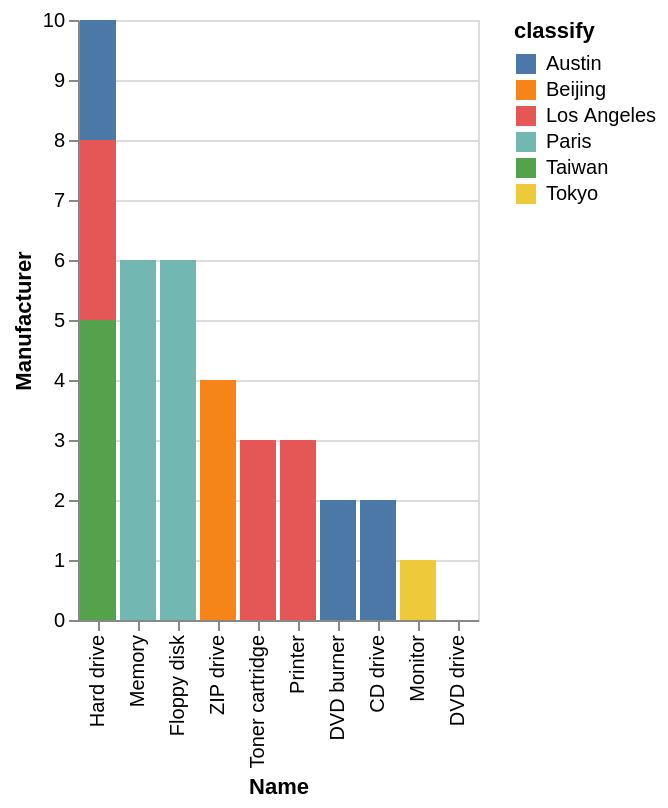

Describe this chart as a Vega-Lite specification.
### Vega-Lite specification from a JSON file in a GitHub repository (floating-point values rounded to 4 significant figures)
{"data": {"values": [{"x_data": "Memory", "y_data": 0, "classify": "Austin"}, {"x_data": "Floppy disk", "y_data": 0, "classify": "Austin"}, {"x_data": "Hard drive", "y_data": 2, "classify": "Austin"}, {"x_data": "DVD drive", "y_data": 0, "classify": "Austin"}, {"x_data": "ZIP drive", "y_data": 0, "classify": "Austin"}, {"x_data": "Toner cartridge", "y_data": 0, "classify": "Austin"}, {"x_data": "Printer", "y_data": 0, "classify": "Austin"}, {"x_data": "DVD burner", "y_data": 2, "classify": "Austin"}, {"x_data": "CD drive", "y_data": 2, "classify": "Austin"}, {"x_data": "Monitor", "y_data": 0, "classify": "Austin"}, {"x_data": "Memory", "y_data": 0, "classify": "Beijing"}, {"x_data": "Floppy disk", "y_data": 0, "classify": "Beijing"}, {"x_data": "Hard drive", "y_data": 0, "classify": "Beijing"}, {"x_data": "DVD drive", "y_data": 0, "classify": "Beijing"}, {"x_data": "ZIP drive", "y_data": 4, "classify": "Beijing"}, {"x_data": "Toner cartridge", "y_data": 0, "classify": "Beijing"}, {"x_data": "Printer", "y_data": 0, "classify": "Beijing"}, {"x_data": "DVD burner", "y_data": 0, "classify": "Beijing"}, {"x_data": "CD drive", "y_data": 0, "classify": "Beijing"}, {"x_data": "Monitor", "y_data": 0, "classify": "Beijing"}, {"x_data": "Memory", "y_data": 0, "classify": "Los Angeles"}, {"x_data": "Floppy disk", "y_data": 0, "classify": "Los Angeles"}, {"x_data": "Hard drive", "y_data": 3, "classify": "Los Angeles"}, {"x_data": "DVD drive", "y_data": 0, "classify": "Los Angeles"}, {"x_data": "ZIP drive", "y_data": 0, "classify": "Los Angeles"}, {"x_data": "Toner cartridge", "y_data": 3, "classify": "Los Angeles"}, {"x_data": "Printer", "y_data": 3, "classify": "Los Angeles"}, {"x_data": "DVD burner", "y_data": 0, "classify": "Los Angeles"}, {"x_data": "CD drive", "y_data": 0, "classify": "Los Angeles"}, {"x_data": "Monitor", "y_data": 0, "classify": "Los Angeles"}, {"x_data": "Memory", "y_data": 6, "classify": "Paris"}, {"x_data": "Floppy disk", "y_data": 6, "classify": "Paris"}, {"x_data": "Hard drive", "y_data": 0, "classify": "Paris"}, {"x_data": "DVD drive", "y_data": 0, "classify": "Paris"}, {"x_data": "ZIP drive", "y_data": 0, "classify": "Paris"}, {"x_data": "Toner cartridge", "y_data": 0, "classify": "Paris"}, {"x_data": "Printer", "y_data": 0, "classify": "Paris"}, {"x_data": "DVD burner", "y_data": 0, "classify": "Paris"}, {"x_data": "CD drive", "y_data": 0, "classify": "Paris"}, {"x_data": "Monitor", "y_data": 0, "classify": "Paris"}, {"x_data": "Memory", "y_data": 0, "classify": "Taiwan"}, {"x_data": "Floppy disk", "y_data": 0, "classify": "Taiwan"}, {"x_data": "Hard drive", "y_data": 5, "classify": "Taiwan"}, {"x_data": "DVD drive", "y_data": 0, "classify": "Taiwan"}, {"x_data": "ZIP drive", "y_data": 0, "classify": "Taiwan"}, {"x_data": "Toner cartridge", "y_data": 0, "classify": "Taiwan"}, {"x_data": "Printer", "y_data": 0, "classify": "Taiwan"}, {"x_data": "DVD burner", "y_data": 0, "classify": "Taiwan"}, {"x_data": "CD drive", "y_data": 0, "classify": "Taiwan"}, {"x_data": "Monitor", "y_data": 0, "classify": "Taiwan"}, {"x_data": "Memory", "y_data": 0, "classify": "Tokyo"}, {"x_data": "Floppy disk", "y_data": 0, "classify": "Tokyo"}, {"x_data": "Hard drive", "y_data": 0, "classify": "Tokyo"}, {"x_data": "DVD drive", "y_data": 0, "classify": "Tokyo"}, {"x_data": "ZIP drive", "y_data": 0, "classify": "Tokyo"}, {"x_data": "Toner cartridge", "y_data": 0, "classify": "Tokyo"}, {"x_data": "Printer", "y_data": 0, "classify": "Tokyo"}, {"x_data": "DVD burner", "y_data": 0, "classify": "Tokyo"}, {"x_data": "CD drive", "y_data": 0, "classify": "Tokyo"}, {"x_data": "Monitor", "y_data": 1, "classify": "Tokyo"}]}, "mark": "bar", "encoding": {"x": {"field": "x_data", "type": "nominal", "title": "Name", "sort": {"op": "sum", "field": "y_data", "order": "descending"}}, "y": {"field": "y_data", "type": "quantitative", "title": "Manufacturer"}, "color": {"field": "classify"}}}
